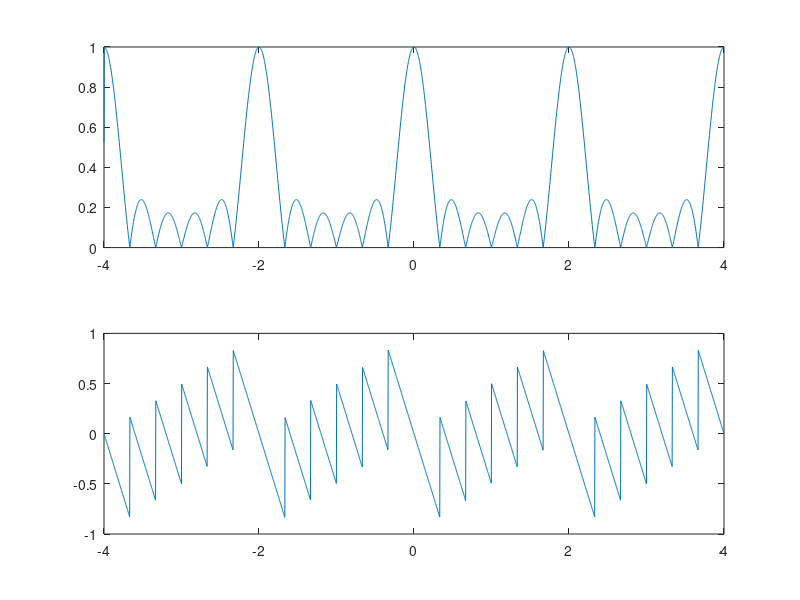

This chart was generated by the following MATLAB code:
w = [-4*pi:0.01:4*pi];
M = 5;
H = 1 / (M+1) * exp(-j*w*M/2) .* sin(w*(M+1)/2) ./ (sin(w/2)+eps);

% subplot(211);
% plot(w/(2*pi),abs(H));
% subplot(212);
% plot(w/(2*pi), angle(H)/pi);

subplot(211);
plot(w/pi,abs(H));
subplot(212);
plot(w/pi, angle(H)/pi);